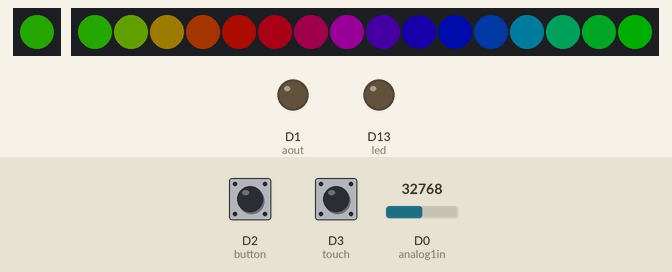
A program run on a simulated CircuitPython board. Parts: 1 RGB LEDs in strip order, left to right, 16 RGB LEDs in strip order, left to right, output pins drawn as LEDs (lit = HIGH). The test bench sets the inputs (shaded band); at power-on: D3 (touch) LOW, D2 (button) HIGH, D0 (analog1in) = 32768 (analog values on the 0–65535 scale). Dim RGB values are drawn brighter than linear; USB keyboard and mouse output is not drawn; touch pads read as touched when driven HIGH; what the program prints to the serial console is not drawn.

Above: at 1.2 s.
1.3 s: D3 (touch) pulled HIGH for 1 s
At 1.35 s:
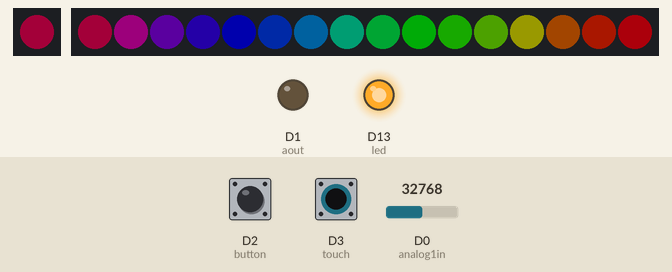
2.9 s: D3 (touch) pulled HIGH for 0.15 s
At 3.16 s:
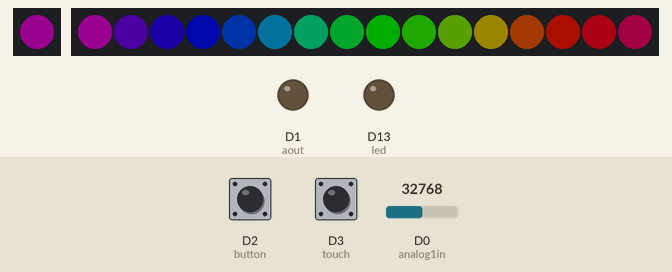
3.6 s: D2 (button) pulled LOW for 0.15 s
At 3.76 s:
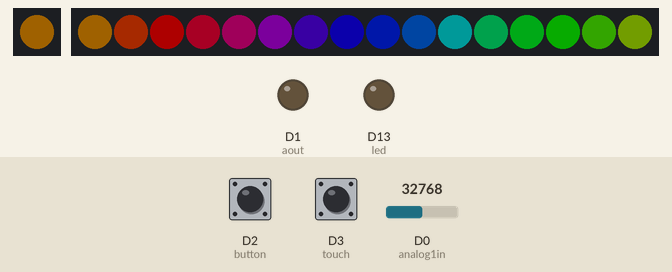
4.3 s: D2 (button) pulled LOW for 0.15 s
At 4.97 s:
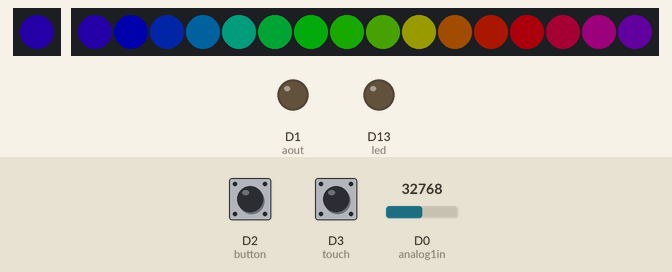
5.0 s: D3 (touch) pulled HIGH for 0.15 s
At 5.27 s:
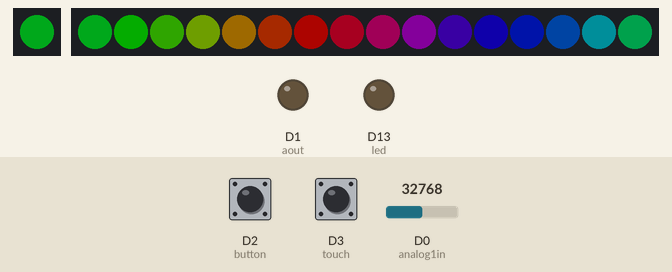
5.7 s: D3 (touch) pulled HIGH for 0.15 s
At 6.47 s:
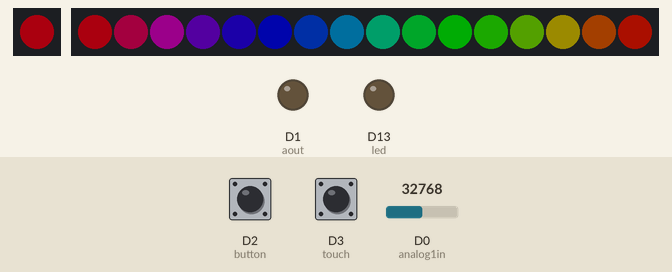
Timing chart, 0 to 7.4 s (numbered marks = the images above; inputs shaded):
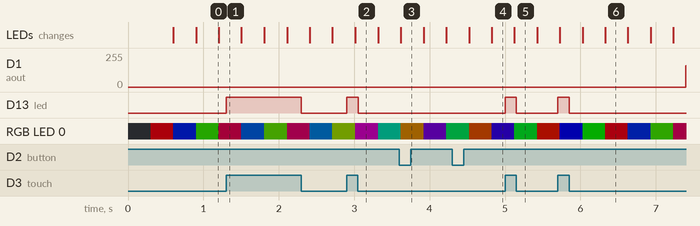

Measured:
- after the input at 1.3 s, D1 (aout): stays 0/255 (without the input it goes to 108/255 after 1.6 s); D13 (led): LOW → HIGH at once, → LOW 1.0 s later
- after the input at 2.9 s, D1 (aout): stays 0/255 (without the input it goes to 49/255 after 0.70 s); D13 (led): LOW → HIGH at once, → LOW 0.15 s later
- after the input at 3.6 s, D1 (aout): stays 0/255 (without the input it goes to 2/255 after 0.70 s)
- after the input at 4.3 s, D1 (aout): stays 0/255 (without the input it goes to 210/255 after 0.70 s)
- after the input at 5.0 s, D1 (aout): stays 0/255 (without the input it goes to 162/255 after 0.70 s); D13 (led): LOW → HIGH at once, → LOW 0.15 s later
- after the input at 5.7 s, D13 (led): LOW → HIGH at once, → LOW 0.15 s later

The program:

main.py
```python
# Trinket IO demo
# Welcome to CircuitPython 2.0.0 :)

import board
from digitalio import DigitalInOut, Direction, Pull
from analogio import AnalogOut, AnalogIn
import touchio
from adafruit_hid.keyboard import Keyboard
from adafruit_hid.keycode import Keycode
import adafruit_dotstar as dotstar
import time
import neopixel

# One pixel connected internally!
dot = dotstar.DotStar(board.APA102_SCK, board.APA102_MOSI, 1, brightness=0.2)

# Built in red LED
led = DigitalInOut(board.D13)
led.direction = Direction.OUTPUT

# Analog input on D0
analog1in = AnalogIn(board.D0)

# Analog output on D1
aout = AnalogOut(board.D1)

# Digital input with pullup on D2
button = DigitalInOut(board.D2)
button.direction = Direction.INPUT
button.pull = Pull.UP

# Capacitive touch on D3
touch = touchio.TouchIn(board.D3)

# NeoPixel strip (of 16 LEDs) connected on D4
NUMPIXELS = 16
neopixels = neopixel.NeoPixel(board.D4, NUMPIXELS, brightness=0.2, auto_write=False)

# Used if we do HID output, see below
kbd = Keyboard()

######################### HELPERS ##############################

# Helper to convert analog input to voltage
def getVoltage(pin):
    return (pin.value * 3.3) / 65536

# Helper to give us a nice color swirl
def wheel(pos):
    # Input a value 0 to 255 to get a color value.
    # The colours are a transition r - g - b - back to r.
    if (pos < 0):
        return [0, 0, 0]
    if (pos > 255):
        return [0, 0, 0]
    if (pos < 85):
        return [int(pos * 3), int(255 - (pos*3)), 0]
    elif (pos < 170):
        pos -= 85
        return [int(255 - pos*3), 0, int(pos*3)]
    else:
        pos -= 170
        return [0, int(pos*3), int(255 - pos*3)]

######################### MAIN LOOP ##############################

i = 0
while True:
  # spin internal LED around! autoshow is on
  dot[0] = wheel(i & 255)

  # also make the neopixels swirl around
  for p in range(NUMPIXELS):
      idx = int ((p * 256 / NUMPIXELS) + i)
      neopixels[p] = wheel(idx & 255)
  neopixels.show()

  # set analog output to 0-3.3V (0-65535 in increments)
  aout.value = i * 256

  # Read analog voltage on D0
  print("D0: %0.2f" % getVoltage(analog1in))

  # use D3 as capacitive touch to turn on internal LED
  if touch.value:
      print("D3 touched!")
  led.value = touch.value

  if not button.value:
      print("Button on D2 pressed!")
      # optional! uncomment below & save to have it sent a keypress
      #kbd.press(Keycode.A)
      #kbd.release_all()

  i = (i+1) % 256  # run from 0 to 255
  #time.sleep(0.01) # make bigger to slow down
```
